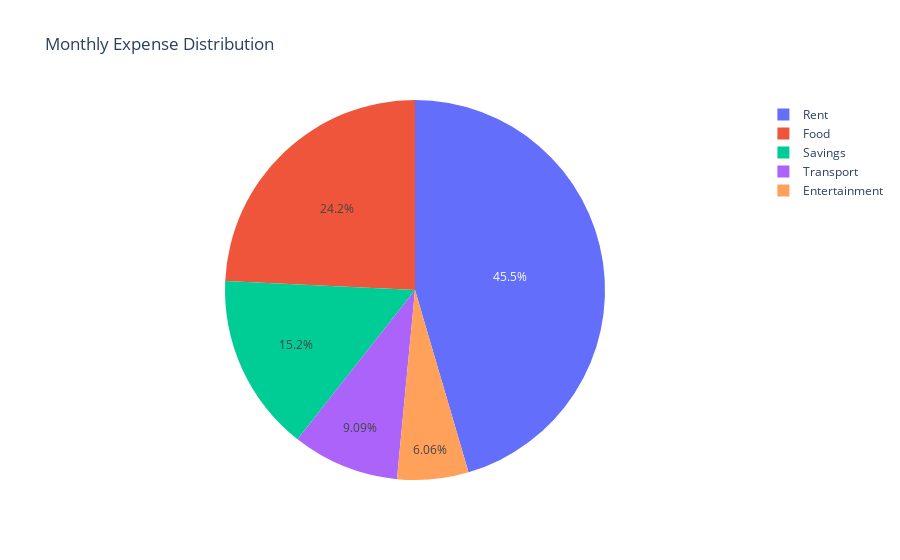

This figure's notebook cell:
### Code cell
fig = px.pie(
    df,
    names="Category",
    values="Amount",
    title="Monthly Expense Distribution"
)
fig.show()

### Figure 1 — Plotly figure (JSON) as saved in the notebook; plotly's stock layout.template omitted (floating-point values rounded to 4 significant figures)
{"data": [{"domain": {"x": [0, 1], "y": [0, 1]}, "hovertemplate": "Category=%{label}<br>Amount=%{value}<extra></extra>", "labels": ["Rent", "Food", "Transport", "Entertainment", "Savings"], "legendgroup": "", "name": "", "showlegend": true, "type": "pie", "values": [15000, 8000, 3000, 2000, 5000]}], "layout": {"autosize": true, "legend": {"tracegroupgap": 0}, "title": {"text": "Monthly Expense Distribution"}}}
